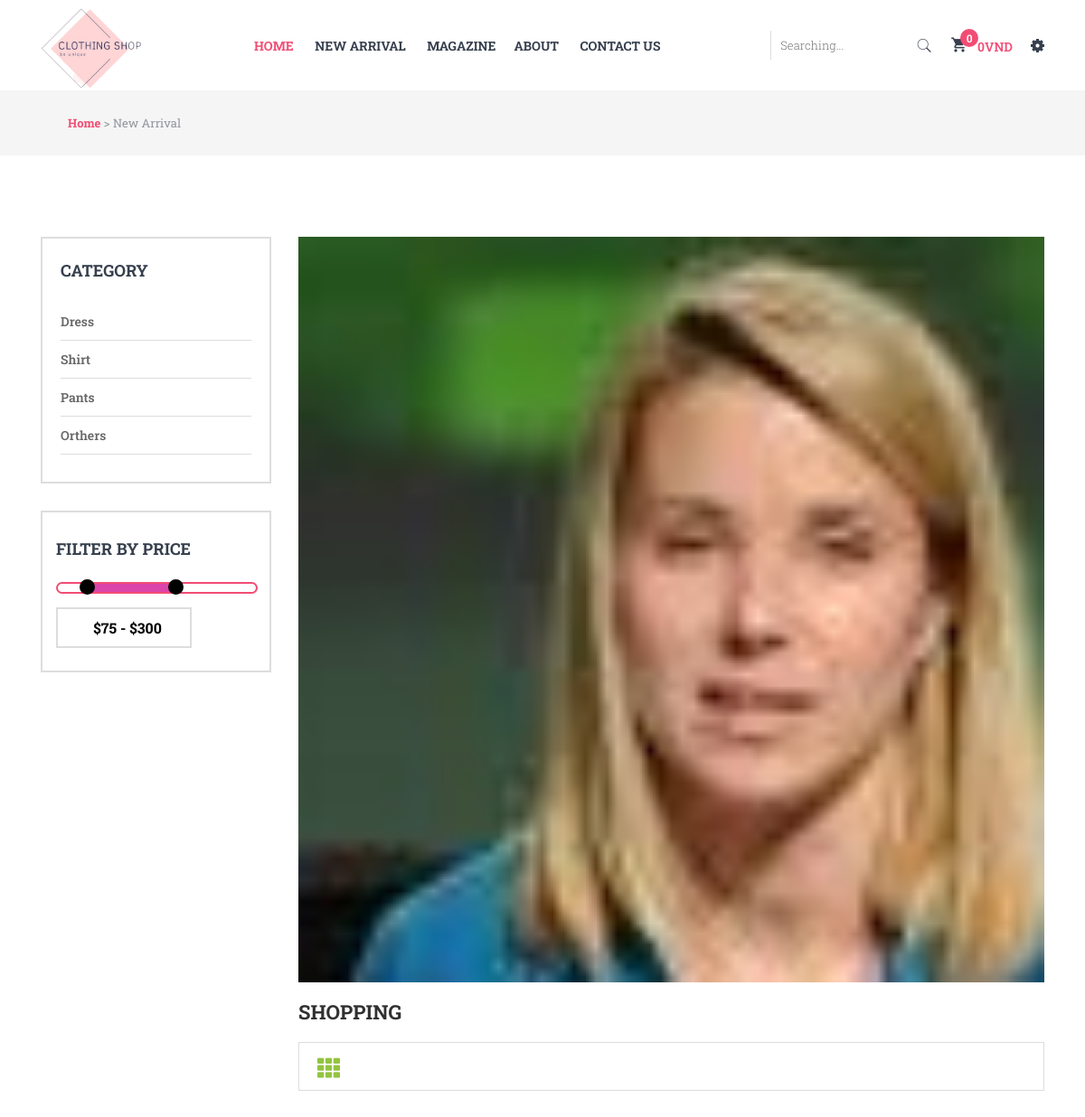
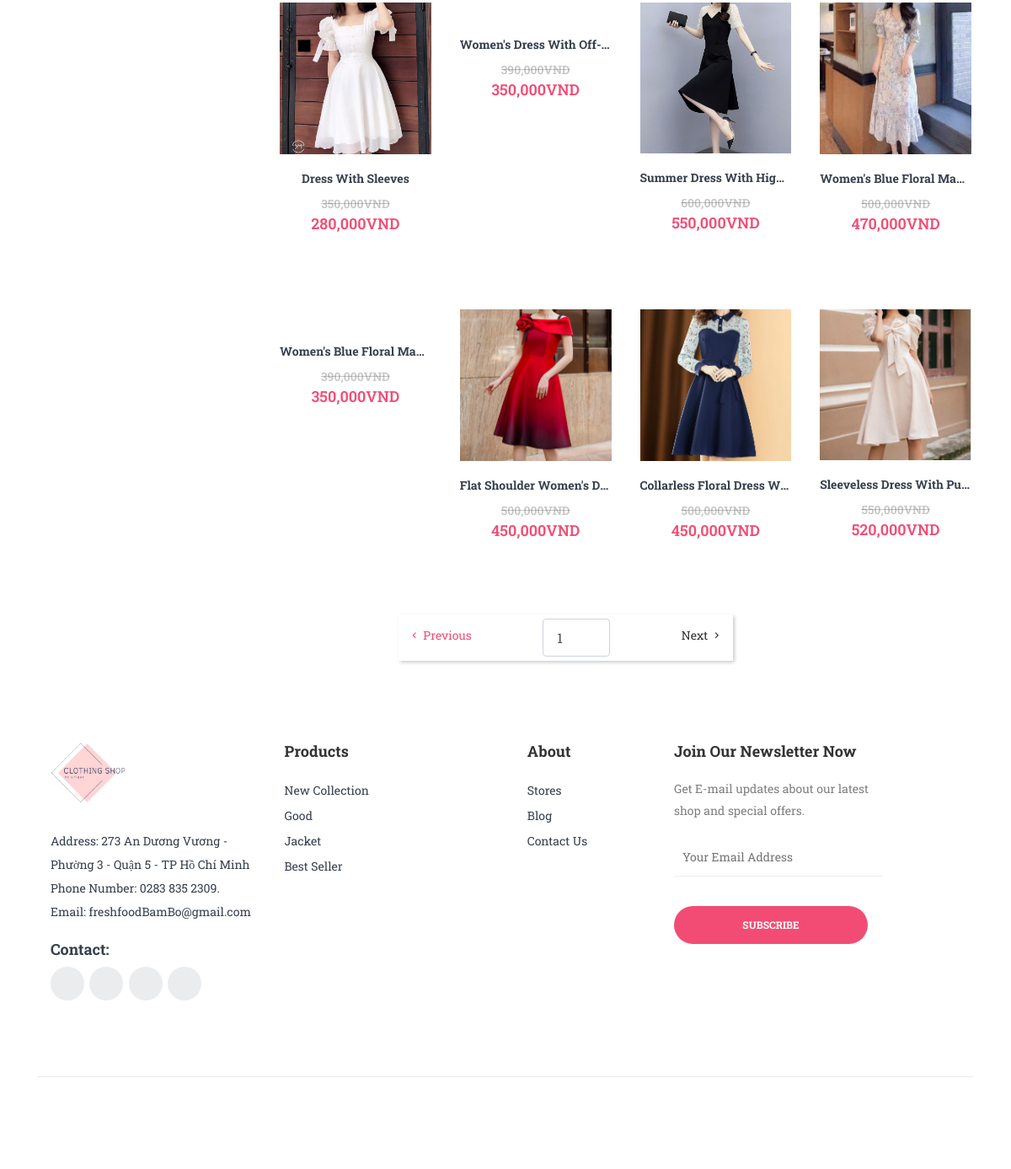
Page /clothes2/shop.php on the committed database (2 pictures, top to bottom).
### tables this page shows
CREATE TABLE `groupsp` (
  `id` int(11) NOT NULL,
  `name` varchar(45) NOT NULL,
  `content` text NOT NULL,
  `created_at` int(11) NOT NULL
);

CREATE TABLE `product` (
  `id` int(11) NOT NULL,
  `name` varchar(100) NOT NULL,
  `detail` text NOT NULL,
  `price` float NOT NULL,
  `soluong` int(11) NOT NULL,
  `image` varchar(200) NOT NULL,
  `pricenew` float NOT NULL,
  `updated_at` datetime NOT NULL,
  `status` int(11) NOT NULL,
  `groupid` int(11) NOT NULL
);

### clothes2/shop.php (the view, shortened to what this page needs)
<?php
   include('connect.php');
   $dsloaisp = $db->query("SELECT * FROM groupsp");
    $tukhoa = isset($_GET['tukhoa']) ? $_GET['tukhoa'] : '';
    $groupid = isset($_GET['groupid']) ? $_GET['groupid'] : '';
    $sql_trang = $db->query("SELECT * FROM product where name like '%$tukhoa%'");
    $row_count = mysqli_num_rows($sql_trang);
    $trang = ceil($row_count/8);
    if(isset($_GET['trang'])){
        $page = $_GET['trang'];
        if($page > $trang)
            $page = 1;
        if($page < 1){
            $page = +$trang + -1;
        }
    }
    else{
        $page = 1;
    }
    $begin = ($page - 1)*8;
    $sql = " select * from product where name like '%$tukhoa%' LIMIT $begin,8 ";
    $result = mysqli_query($db,$sql);
    if(isset($_GET['groupid'])){
        $groupid = $_GET['groupid'];
        $sql = " select * from product where groupid like $groupid LIMIT $begin,8";
        $result = mysqli_query($db,$sql);
    }
    else{
        $groupid = 0;
        $sql = " select * from product LIMIT $begin,8";
        $result = mysqli_query($db,$sql);
    }
?>
<!doctype html>
<html class="no-js" lang="zxx">
<head>
        <?php
            include('pages/import.php');
        ?>
    </head>
    <body>
            <?php
                include('pages/menu.php');
            ?>
			<div class="breadcrumb_container">
				<div class="container-fluid">
					<div class="row">
						<div class="col-12">
							<nav>
						<ul>
							<li>
								<a style="color: #f24c74" href="index.php"><strong>Home</strong> </a><a>></a>
							</li>
							<li>New Arrival</li>
						</ul>
					</nav>
						</div>
					</div>
				</div>
			</div>
         	<div class="organic_food_wrapper">
                <div class="shop_wrapper ptb-90">
                    <div class="container-fluid">
                        <div class="row">
                            <div class="col-lg-3 col-md-8 col-12">
                                <div class="shop_sidebar">
                                	<div class="block_categories">
										<div class="category_top_menu widget">
											<div class="widget_title">
												<h3>Category</h3>
											</div>
											<ul class="shop_toggle">
                                            <?php
                                                while($danhsachloai = $dsloaisp->fetch_object()):
                                            ?>
                                                <li><a style="font-weight:600 " href="shop.php?groupid=<?php echo $danhsachloai->id; ?>" >
                                                <?php echo $danhsachloai->name?> </a>
                                                <?php endwhile; ?>
											</ul>
										</div>
									</div>
									<div class="search_filters_wrapper">
									    <div class="price_filter widget">
											<div class="widget_title">
												<h3>filter By price</h3>
											</div>
											<div class="search_filters widget">
												<div id="slider-range"></div>
												<input style="color: black" type="text" name="text" id="amount" />
											</div>
									    </div>
									</div>
                                </div>
                            </div>
                            <div class="col-lg-9 col-md-12 col-12" id="spinshop">
                                <div class="categories_banner">
                                    <div class="categories_banner_inner">
                                        <img src="assets/img/banner/15.jpg" alt="">
                                    </div>
                                    <h3>SHOPPING</h3>
                                </div>
                                <div class="tav_menu_wrapper">
                                    <div class="row align-items-center">
                                        <div class="col-lg-6 col-md-7 col-sm-6">
                                            <div class="tab_menu shop_menu">
                                                <div class="tab_menu_inner">
                                                    <ul class="nav" role="tablist">
                                                        <li><a  class="active" data-toggle="tab" href="#shop_active" role="tab" aria-controls="shop_active" aria-selected="true"><i class="fa fa-th" aria-hidden="true"></i></a></li>
                                                    </ul>
                                                </div>
                                            </div>
                                        </div>
                                    </div>
                                </div>
                                <div class="tab_product_wrapper">
                                    <div class="tab-content">
                                        <div class="tab-pane fade show active" id="shop_active" >
                                            <div class="row">
                                            <?php
                                                    while($row = mysqli_fetch_array($result)){
                                                ?>
                                                    <div class="col-xl-3 col-lg-4 col-md-6 col-sm-6">
                                                        <div class="single__product">
                                                            <div class="single_product__inner">
                                                                <div class="product_img">
                                                                    <a href="product-details.php?id=<?php echo $row['id'];?>&groupid=<?php echo $row['groupid']?>">
                                                                    <img src="assets/img/product/<?php echo $row['image']?>" alt="">
                                                                    </a>
                                                                </div>
                                                                <div class="product__content text-center">
                                                                    <div class="produc_desc_info">
                                                                    <div class="product_title" flex>
                                                                        <h4><a href="product-details.php?id=<?php echo $row['id'];?>&groupid=<?php echo $row['groupid']?>"><?php echo $row['name'] ?></a></h4>
                                                                    </div>
                                                                    <div class="product_price">
                                                                    <?php if($row['pricenew'] > 0) : ?>
                                                                                <s style="color:#5555; font-size:14px; font-weight:600;"><?= number_format($row['price']) ?>VND</s>
                                                                                <p><?= number_format($row['pricenew']) ?>VND</p>
                                                                            <?php else : ?>
                                                                                <p><?= number_format($row['price']) ?>VND</p>
                                                                            <?php endif ?>
                                                                    </div>
                                                                    </div>
                                                                </div>
                                                            </div>
                                                        </div>
                                                    </div>
                                                <?php
                                                    }
                                                ?>
                                    </div>
                                </div>
                                <div class="shop_pagination">
                                    <div class="row align-items-center">
                                        <div class="col-lg-6 offset-lg-2 col-md-6 col-sm-6">
                                            <div class="page_list_clearfix text-center">
                                                <ul>
                                                    <li class="prev"><a type="submit" onclick="this.href='shop.php?<?php if($groupid != 0) echo 'groupid='.$groupid; ?>&tukhoa=<?php echo isset($tukhoa)?$tukhoa:'' ?>&trang=' + ( +document.getElementById('page_index').value + -1) "><i class="zmdi zmdi-chevron-left"></i> Previous</a></li>
                                                    <li style="width:100px"><input class="form-control" type="text" id="page_index" value=" <?php if(!isset($page)) $page = 1; echo $page; ?> "></a> </li>
                                                    <li class="next"> <a type="submit" onclick="this.href='shop.php?<?php if($groupid != 0) echo 'groupid='.$groupid; ?>&tukhoa=<?php echo isset($tukhoa)?$tukhoa:'' ?>&trang=' + ( +document.getElementById('page_index').value + +1) "> Next <i class="zmdi zmdi-chevron-right"></i></a></li>
                                                </ul>
                                            </div>
                                        </div>
                                    </div>
                                </div>
                            </div>
                        </div>
                    </div>
                </div>
                 <footer class="footer pt-90">
                    <div class="container-fluid">
                        <div class="row">
                            <div class="col-lg-3 col-md-12 col-xs-12">
                                <div class="single_footer widget">
                                <div class="single_footer_widget_inner">
                                    <div class="footer_logo">
                                        <a href="index.php"><img src="assets/img/banner/16.jpg" alt="" style="height:80px"></a>
                                    </div>
                                    <div class="footer_content">
                                        <p>Address: 273 An Dương Vương - Phường 3 - Quận 5 - TP Hồ Chí Minh </p>
                                        <p>Phone Number: 0283 835 2309.</p>
                                        <p>Email:  freshfoodBamBo@gmail.com</p>
                                    </div>
                                    <div class="footer_social">
                                        <h4>Contact:</h4>
                                        <div class="footer_social_icon">
                                            <a href="https://twitter.com/blackpink_lisa?fbclid=IwAR20IyOX2MhITymprTtH-MkUKduPhehMAj_2V13KK9uVWhHniNg30F7pnp8"><i class="fa fa-twitter"></i></a>
                                            <a href="https://www.instagram.com/ngoctrinh89/?fbclid=IwAR21QQFIbbYGFqCpL1EXNOQ2InIcNBeedTGPcFPrrQh2otlgPi0DSWMXB1g"><i class="fa fa-instagram"></i></a>
                                            <a href="https://www.facebook.com/vohoangyenmodel"><i class="fa fa-facebook"></i></a>
                                            <a href="https://www.youtube.com/channel/UCqECaJ8Gagnn7YCbPEzWH6g"><i class="fa fa-youtube"></i></a>
                                        </div>
                                    </div>
                                </div>
                                </div>
                            </div>
                            <div class="col-lg-5 col-md-12 col-xs-12">
                                <div class="footer_menu_list d-flex justify-content-between">
                                <div class="single_footer widget">
                                    <div class="single_footer_widget_inner">
                                        <div class="footer_title">
                                            <h2>Products</h2>
                                        </div>
                                        <div class="footer_menu">
                                            <ul>
                                            <li><a href="index.php?#spnoibat">New Collection</a></li>
                                            <li><a href="index.php?#spmoi">Good</a></li>
                                            <li><a href="index.php?#spbanchay">Jacket</a></li>
                                            <li><a href="index.php?#spshop">Best Seller</a></li>
                                            </ul>
                                        </div>
                                    </div>
                                </div>
                                <div class="single_footer widget">
                                </div>
                                <div class="single_footer widget">
                                    <div class="single_footer_widget_inner">
                                        <div class="footer_title">
                                            <h2>About</h2>
                                        </div>
                                        <div class="footer_menu">
                                            <ul>
                                            <li><a href="index.php"> Stores</a></li>
                                            <li><a href="blog.php"> Blog</a></li>
                                            <li><a href="contact.php"> Contact us</a></li>
                                            </ul>
                                        </div>
                                    </div>
                                </div>
                                </div>
                            </div>
                            <div class="col-lg-3 col-md-12 col-xs-12">
                                <div class="footer_title">
                                <h2> Join Our Newsletter Now </h2>
                                </div>
                                <div class="footer_news_letter">
                                <p>Get E-mail updates about our latest shop and special offers.</p>
                                <div class="newsletter_form">
                                    <form action="#">
                                        <input type="email" required placeholder="Your Email Address">
                                        <input type="submit" value="Subscribe">
                                    </form>
                                </div>
                                </div>
                            </div>
                        </div>
                    </div>
                    <div class="copyright">
                        <div class="container-fluid">
                            <div class="row">
                                <div class="col-lg-6 col-md-6 col-xs-12">
                                </div>
                                <div class="col-lg-6 col-md-6 col-xs-12">
                                <div class="footer_mastercard text-right">
                                </div>
                                </div>
                            </div>
                        </div>
                    </div>
                    </footer>
            </div>
    </body>
</html>

### rows in the picture
groupsp: name "Dress"
groupsp: name "Shirt"
groupsp: name "Pants"
groupsp: name "Orthers"
product: image (picture), name "Dress With Sleeves", price "350,000", pricenew "280,000"
product: name "Women's Dress With Off-…", price "390,000", pricenew "350,000"
product: image (picture), name "Summer Dress With Hig…", price "600,000", pricenew "550,000"
product: image (picture), name "Women's Blue Floral Ma…", price "500,000", pricenew "470,000"
product: name "Women's Blue Floral Ma…", price "390,000", pricenew "350,000"
product: image (picture), name "Flat Shoulder Women's D…", price "500,000", pricenew "450,000"
product: image (picture), name "Collarless Floral Dress W…", price "500,000", pricenew "450,000"
product: image (picture), name "Sleeveless Dress With Pu…", price "550,000", pricenew "520,000"
